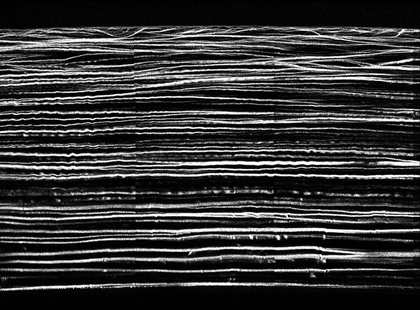
%> input picture images/Rabbit.bmp, 420 x 310 px, shrunk from 1388 x 1026 before the run
$ octave --eval "result = GenerateVectorField('../images/Rabbit.bmp');"   (GNU Octave 9; MATLAB toolbox functions it lacks are replaced by stand-ins)
%> lines starting %> are read from the running program, lines starting %| are printed output that depends on the picture
function [x y dx dy confidences] = GenerateVectorField(image_path)
%> called with image_path = '../images/Rabbit.bmp'

    image = imread(image_path);
%> image is the input picture: size 310x420 uint8; min 0, max 255, mean 54.3
    if size(image, 3) == 3
        image = rgb2gray(image);
    end

    % smooth
    image = im2double(wiener2(image,[5 5]));
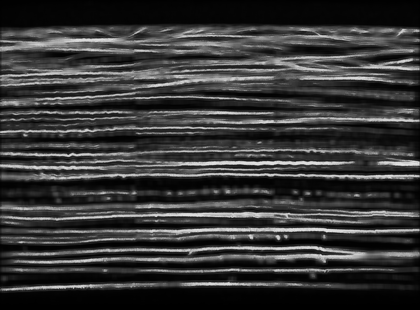
%> image: size 310x420 double; min 0, max 0.902, mean 0.215
    A = image;

    [height width] = size(A);
%> height = 310; width = 420
    field = zeros(height, width, 8);

    field(1:end-1, :, 1) = A(2:end, :) - A(1:end-1, :); v{1} = [1 0];
    field(2:end, :, 2) = -A(2:end, :) + A(1:end-1, :); v{2} = [-1 0];
    field(:, 1:end-1, 3) = A(:, 2:end) - A(:, 1:end-1); v{3} = [0 1];
    field(:, 2:end, 4) = -A(:, 2:end) + A(:, 1:end-1); v{4} = [0 -1];
    field(1:end-1, 1:end-1, 5) = A(2:end, 2:end) - A(1:end-1, 1:end-1);
    v{5} = [1 1] / sqrt(2);
    field(1:end-1, 2:end, 6) = A(2:end, 1:end-1) - A(1:end-1, 2:end);
    v{6} = [1 -1] / sqrt(2);
    field(2:end, 1:end-1, 7) = A(1:end-1, 2:end) - A(2:end, 1:end-1);
    v{7} = [-1 1] / sqrt(2);
    field(2:end, 2:end, 8) = A(1:end-1, 1:end-1) - A(2:end, 2:end);
    v{8} = [-1 -1] / sqrt(2);

    field = field(2:end-1, 2:end-1, :);

    %s = [0; 0];

    x = zeros( (height-2) * (width-2), 1);
    y = zeros( (height-2) * (width-2), 1);
    dx = zeros( (height-2) * (width-2), 1);
    dy = zeros( (height-2) * (width-2), 1);

    confidences = zeros(height-2, width-2);

    for i = 1 : height - 2
        for j = 1 : width - 2
            A = zeros(2, 2);
            for k = 1 : 8
                val = field(i, j, k);
                if val > 0
                    val = 0;
                end
                A = A + v{k}' * v{k} .* (val * val);
            end

            [U S V] = svd(A);

    %         S(2,2)
            confidence = 0.0;
            if S(2,2) > 0
                confidence = S(1, 1) / S(2, 2);
            else
                confidence = 1;
            end

            x(i * (width-2) + j) = j;
            y(i * (width-2) + j) = i;

            if image(i+1, j+1) < 0.05
                confidence = 0.0;
            end

            confidences(i, j) = confidence;

            if confidence > 5
                confidence = 5;
            end

            dx(i * (width-2) + j) = U(2, 2) * confidence;
            dy(i * (width-2) + j) = -U(1, 2) * confidence;

            if dx(i * (width-2) + j) < 0
                dx(i * (width-2) + j) = -dx(i * (width-2) + j);
                dy(i * (width-2) + j) = -dy(i * (width-2) + j);
            end

        end
    end
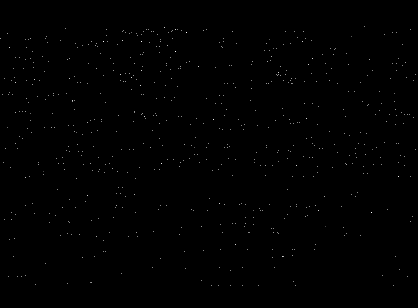
%> confidences: size 308x418 double; min 0, max 2.43e+16, mean 6.76e+13; drawn with min black and max white
end
